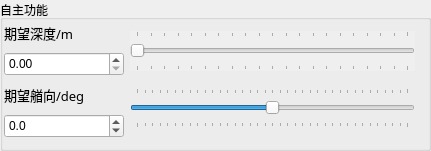
   <widget class="QGroupBox" name="groupBox_2">
    <property name="geometry">
     <rect>
      <x>10</x>
      <y>570</y>
      <width>431</width>
      <height>151</height>
     </rect>
    </property>
    <property name="title">
     <string>自主功能</string>
    </property>
    <property name="flat">
     <bool>true</bool>
    </property>
    <widget class="QWidget" name="gridLayoutWidget_4">
     <property name="geometry">
      <rect>
       <x>0</x>
       <y>20</y>
       <width>128</width>
       <height>121</height>
      </rect>
     </property>
     <layout class="QGridLayout" name="gridLayout_2">
      <item row="1" column="0">
       <widget class="QLabel" name="label_Depth">
        <property name="minimumSize">
         <size>
          <width>120</width>
          <height>24</height>
         </size>
        </property>
        <property name="maximumSize">
         <size>
          <width>120</width>
          <height>24</height>
         </size>
        </property>
        <property name="font">
         <font>
          <family>微软雅黑</family>
          <pointsize>10</pointsize>
         </font>
        </property>
        <property name="text">
         <string>期望深度/m</string>
        </property>
       </widget>
      </item>
      <item row="4" column="0">
       <widget class="QDoubleSpinBox" name="doubleSpinBox_Heading">
        <property name="minimumSize">
         <size>
          <width>120</width>
          <height>24</height>
         </size>
        </property>
        <property name="maximumSize">
         <size>
          <width>120</width>
          <height>24</height>
         </size>
        </property>
        <property name="decimals">
         <number>1</number>
        </property>
        <property name="minimum">
         <double>-180.000000000000000</double>
        </property>
        <property name="maximum">
         <double>179.900000000000006</double>
        </property>
        <property name="singleStep">
         <double>0.100000000000000</double>
        </property>
       </widget>
      </item>
      <item row="2" column="0">
       <widget class="QDoubleSpinBox" name="doubleSpinBox_Depth">
        <property name="minimumSize">
         <size>
          <width>120</width>
          <height>24</height>
         </size>
        </property>
        <property name="maximumSize">
         <size>
          <width>120</width>
          <height>24</height>
         </size>
        </property>
        <property name="maximum">
         <double>10.000000000000000</double>
        </property>
        <property name="singleStep">
         <double>0.010000000000000</double>
        </property>
       </widget>
      </item>
      <item row="3" column="0">
       <widget class="QLabel" name="label_Heading">
        <property name="minimumSize">
         <size>
          <width>120</width>
          <height>24</height>
         </size>
        </property>
        <property name="maximumSize">
         <size>
          <width>120</width>
          <height>24</height>
         </size>
        </property>
        <property name="font">
         <font>
          <family>微软雅黑</family>
          <pointsize>10</pointsize>
         </font>
        </property>
        <property name="text">
         <string>期望艏向/deg</string>
        </property>
       </widget>
      </item>
     </layout>
     <zorder>doubleSpinBox_Depth</zorder>
     <zorder>doubleSpinBox_Heading</zorder>
     <zorder>label_Depth</zorder>
     <zorder>label_Heading</zorder>
    </widget>
    <widget class="QWidget" name="verticalLayoutWidget_3">
     <property name="geometry">
      <rect>
       <x>130</x>
       <y>20</y>
       <width>291</width>
       <height>121</height>
      </rect>
     </property>
     <layout class="QVBoxLayout" name="verticalLayout_3">
      <item>
       <widget class="QSlider" name="horizontalSlider_Depth">
        <property name="minimumSize">
         <size>
          <width>285</width>
          <height>40</height>
         </size>
        </property>
        <property name="maximumSize">
         <size>
          <width>285</width>
          <height>16777215</height>
         </size>
        </property>
        <property name="autoFillBackground">
         <bool>true</bool>
        </property>
        <property name="inputMethodHints">
         <set>Qt::InputMethodHint::ImhNone</set>
        </property>
        <property name="maximum">
         <number>1000</number>
        </property>
        <property name="singleStep">
         <number>1</number>
        </property>
        <property name="pageStep">
         <number>10</number>
        </property>
        <property name="value">
         <number>0</number>
        </property>
        <property name="sliderPosition">
         <number>0</number>
        </property>
        <property name="orientation">
         <enum>Qt::Orientation::Horizontal</enum>
        </property>
        <property name="invertedAppearance">
         <bool>false</bool>
        </property>
        <property name="invertedControls">
         <bool>false</bool>
        </property>
        <property name="tickPosition">
         <enum>QSlider::TickPosition::TicksBothSides</enum>
        </property>
        <property name="tickInterval">
         <number>50</number>
        </property>
       </widget>
      </item>
      <item>
       <widget class="QSlider" name="horizontalSlider_Heading">
        <property name="minimumSize">
         <size>
          <width>285</width>
          <height>40</height>
         </size>
        </property>
        <property name="maximumSize">
         <size>
          <width>285</width>
          <height>16777215</height>
         </size>
        </property>
        <property name="minimum">
         <number>-1800</number>
        </property>
        <property name="maximum">
         <number>1799</number>
        </property>
        <property name="pageStep">
         <number>10</number>
        </property>
        <property name="orientation">
         <enum>Qt::Orientation::Horizontal</enum>
        </property>
        <property name="tickPosition">
         <enum>QSlider::TickPosition::TicksBothSides</enum>
        </property>
        <property name="tickInterval">
         <number>100</number>
        </property>
       </widget>
      </item>
     </layout>
    </widget>
   </widget>
